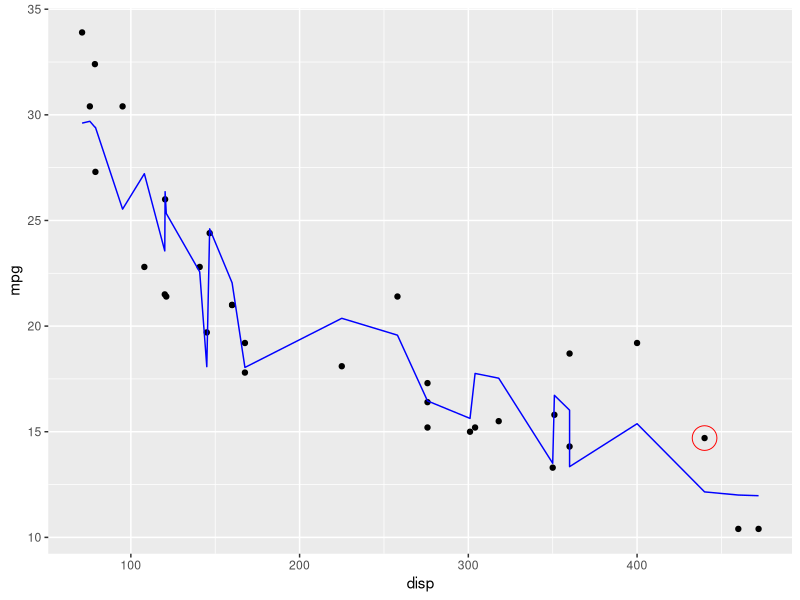
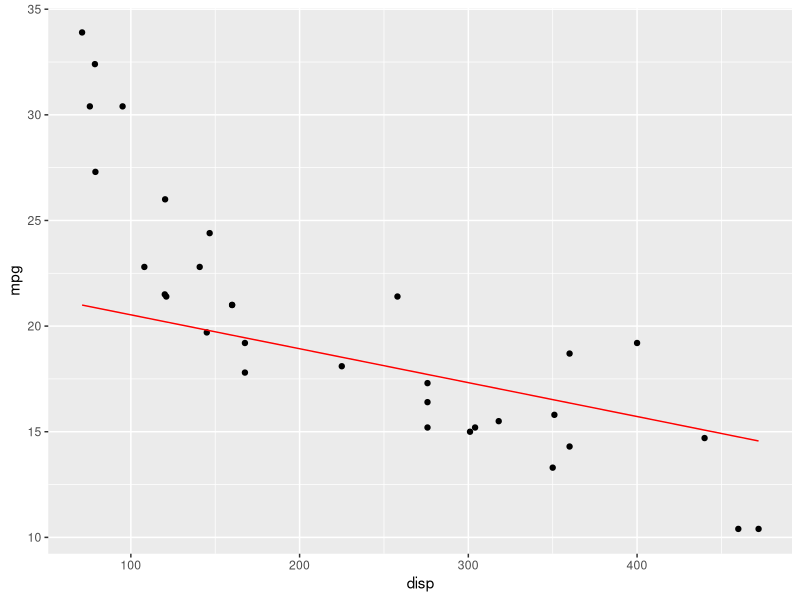
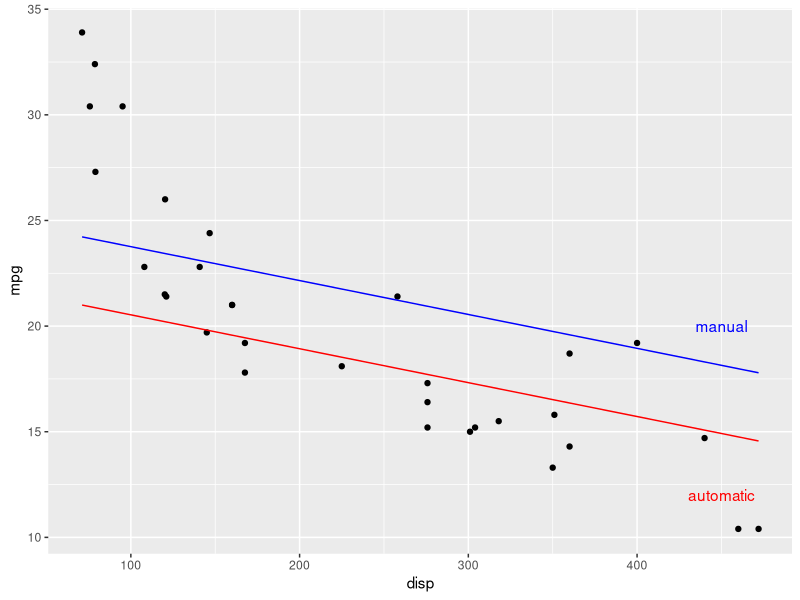
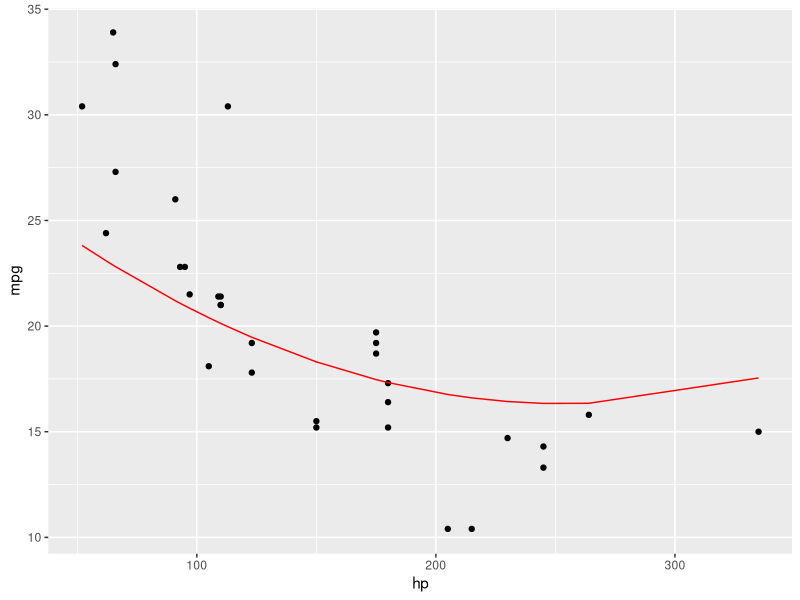

Reproduce these figures in R, in order.
## ---- chunk 1
knitr::opts_chunk$set(collapse = FALSE, echo = TRUE)
## ---- chunk 2
library(dplyr)
library(magrittr)

mtcars <- mtcars %>%
  mutate(cyl = factor(cyl),
         am = factor(case_when(
           am == 1 ~ "manual",
           am == 0 ~ "automatic"
           )))

m1 <- lm(mpg ~ disp + hp + I(hp^2) + cyl + am + carb, data = mtcars)
summary(m1)
## ---- chunk 3
library(ggplot2)
set.seed(42)

mtcars %>%
  mutate(mpg.fit1 = m1$fitted.values) %>%
  ggplot(aes(x= disp, y=mpg)) +
  geom_point() +
  geom_point(data=sample_n(mtcars, 1), 
             pch=21, size=8, color="red") +
  geom_line(aes(x= disp, y=mpg.fit1), color= "blue")   

## ---- chunk 4
set.seed(42)
mtcars %>%
  select(disp , hp,  cyl , am , carb, mpg) %>%
  mutate(mpg.fit1 = m1$fitted.values) %>%
  sample_n(1)
## ---- chunk 5
set.seed(42)
new.df.A <- mtcars %>%
  select(disp , hp,  cyl , am , carb) %>%
  sample_n(1)
new.df.A

pred.A <- predict(m1, newdata = new.df.A)
pred.A
## ---- chunk 6
new.df.B <- tibble(disp = 500,
                   hp = 250,
                   cyl = "6",
                   am = "manual",
                   carb = 4)
new.df.B

pred.B <- predict(m1, newdata = new.df.B)
pred.B
## ---- chunk 7
new.df.C <- tibble(disp = c(0,100, 200, 300, 400, 500),
                   hp = 250,
                   cyl = "6",
                   am = "manual",
                   carb = 4)
new.df.C

pred.C <- predict(m1, newdata = new.df.C)
pred.C
## ---- chunk 8
mean.or.mode <- function(x) {
  if (is.factor(x)) {
        tq = unclass(table(x))
        j = which(tq == max(tq))[1]
        sort(unique(x))[j]
    }
    else {
        mean(x, na.rm = TRUE)
    }
}
## ---- chunk 9
new.df.D <- mtcars %>%
  select(disp , hp,  cyl , am , carb, mpg) %>%
  mutate(disp = disp, # keeps the value of disp in the sample
         hp =  mean.or.mode(hp),
         cyl = mean.or.mode(cyl),
         am = mean.or.mode(am),
         carb = mean.or.mode(carb)
         )
new.df.D
## ---- chunk 10
mtcars <- mtcars %>%
  mutate(pred.D = predict(m1, newdata = new.df.D))
## ---- chunk 11
mtcars %>%
  ggplot(aes(x= disp, y=mpg)) +
  geom_point() +
  geom_line(aes(x= disp, y=pred.D), color= "red") 
## ---- chunk 12
library(forcats)
fct_unique(mtcars$am)
## ---- chunk 13
new.df.E.man <- mtcars %>%
  select(disp , hp,  cyl , am , carb, mpg) %>%
  mutate(disp = disp, # keeps the value of disp in the sample
         hp =  mean.or.mode(hp),
         cyl = mean.or.mode(cyl),
         am = "manual",
         carb = mean.or.mode(carb)
         )

new.df.E.aut <- mtcars %>%
  select(disp , hp,  cyl , am , carb, mpg) %>%
  mutate(disp = disp, # keeps the value of disp in the sample
         hp =  mean.or.mode(hp),
         cyl = mean.or.mode(cyl),
         am = "automatic",
         carb = mean.or.mode(carb)
         )
## ---- chunk 14
mtcars <- mtcars %>%
  mutate(pred.E.man = predict(m1, newdata = new.df.E.man),
         pred.E.aut = predict(m1, newdata = new.df.E.aut))
## ---- chunk 15
mtcars %>%
  ggplot(aes(x= disp, y=mpg)) +
  geom_point() +
  geom_line(aes(x= disp, y=pred.E.man), color= "blue") +
  annotate("text", x= 450, y= 20, color = "blue", label = "manual") +
  geom_line(aes(x= disp, y=pred.E.aut), color= "red") +
  annotate("text", x= 450, y= 12, color = "red", label = "automatic")

## ---- chunk 16
new.df.F <- mtcars %>%
  select(disp , hp,  cyl , am , carb, mpg) %>%
  mutate(hp = hp, # keeps the value of hp in the sample
         disp =  mean.or.mode(disp),
         cyl = mean.or.mode(cyl),
         am = mean.or.mode(am),
         carb = mean.or.mode(carb)
         )
new.df.F
## ---- chunk 17
mtcars <- mtcars %>%
  mutate(pred.F = predict(m1, newdata = new.df.F))
## ---- chunk 18
mtcars %>%
  ggplot(aes(x= hp, y=mpg)) +
  geom_point() +
  geom_line(aes(x=hp, y=pred.F), color= "red") 
